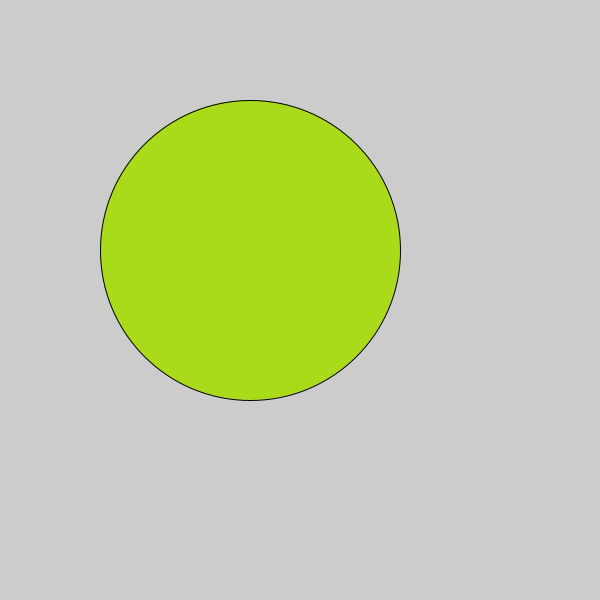
Frame 1 (no input)
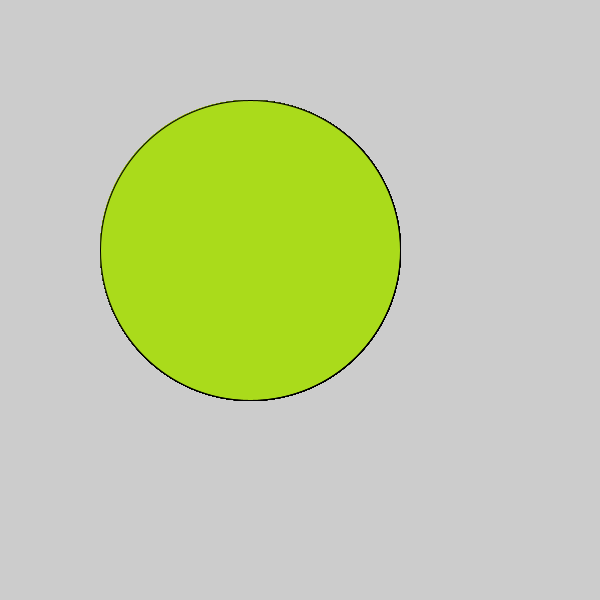
Frame 60 (the mouse pressed at the canvas centre just before this capture)
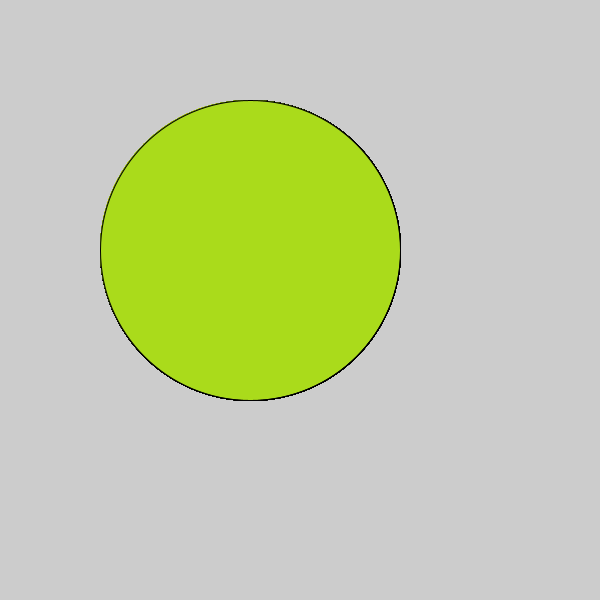
Frame 120 (the mouse held since frame 60 and released just before this capture)

The Processing sketch that drew these frames (run headless with seeded random() and noise(); from frame 60 on, the mouse is pressed at the canvas centre):

// Processing sketch: c_LogicalDot
// ── c_LogicalDot.pde

void setup() {
  
// 1. Set the size of the sketch. Make it 600 pixels square. 
  size(600,600);

}

void draw() {
  fill(#AADB1B);
// 2. Draw an ellipse
// Run the program to make sure it works before moving on.
ellipse(250, 250, 300,300);

// 3. Change the color of the ellipse when the mouse is pressed.
//    Use the following code, but put your colors where indicated
//    Remember to use the   fill()  command to set colors.

if (mousePressed) {
 
   //  put one color here 
  fill(#FAAF19);
} else {
    // put a different color here
    fill(#2083C4);
}  
  
  
  
}
